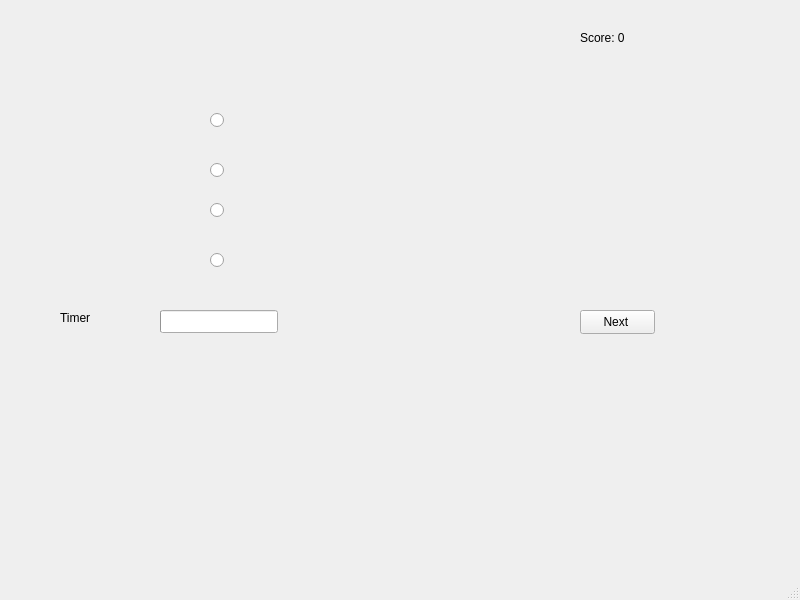
<?xml version="1.0" encoding="UTF-8"?>
<ui version="4.0">
 <class>MainWindow</class>
 <widget class="QMainWindow" name="MainWindow">
  <property name="geometry">
   <rect>
    <x>0</x>
    <y>0</y>
    <width>800</width>
    <height>600</height>
   </rect>
  </property>
  <property name="windowTitle">
   <string>MainWindow</string>
  </property>
  <widget class="QWidget" name="centralwidget">
   <widget class="QLabel" name="questionLabel">
    <property name="geometry">
     <rect>
      <x>88</x>
      <y>35</y>
      <width>171</width>
      <height>31</height>
     </rect>
    </property>
    <property name="text">
     <string/>
    </property>
   </widget>
   <widget class="QRadioButton" name="radioA">
    <property name="geometry">
     <rect>
      <x>210</x>
      <y>110</y>
      <width>89</width>
      <height>20</height>
     </rect>
    </property>
    <property name="text">
     <string/>
    </property>
   </widget>
   <widget class="QRadioButton" name="radioB">
    <property name="geometry">
     <rect>
      <x>210</x>
      <y>160</y>
      <width>89</width>
      <height>20</height>
     </rect>
    </property>
    <property name="text">
     <string/>
    </property>
   </widget>
   <widget class="QRadioButton" name="radioC">
    <property name="geometry">
     <rect>
      <x>210</x>
      <y>200</y>
      <width>89</width>
      <height>20</height>
     </rect>
    </property>
    <property name="text">
     <string/>
    </property>
   </widget>
   <widget class="QRadioButton" name="radioD">
    <property name="geometry">
     <rect>
      <x>210</x>
      <y>250</y>
      <width>89</width>
      <height>20</height>
     </rect>
    </property>
    <property name="text">
     <string/>
    </property>
   </widget>
   <widget class="QPushButton" name="nextButton">
    <property name="geometry">
     <rect>
      <x>580</x>
      <y>310</y>
      <width>75</width>
      <height>24</height>
     </rect>
    </property>
    <property name="text">
     <string>Next </string>
    </property>
   </widget>
   <widget class="QLabel" name="scoreLabel">
    <property name="geometry">
     <rect>
      <x>580</x>
      <y>30</y>
      <width>49</width>
      <height>16</height>
     </rect>
    </property>
    <property name="text">
     <string>Score: 0</string>
    </property>
   </widget>
   <widget class="QProgressBar" name="timeBar">
    <property name="geometry">
     <rect>
      <x>160</x>
      <y>310</y>
      <width>118</width>
      <height>23</height>
     </rect>
    </property>
    <property name="maximum">
     <number>10</number>
    </property>
    <property name="value">
     <number>-1</number>
    </property>
   </widget>
   <widget class="QLabel" name="timerLabel">
    <property name="geometry">
     <rect>
      <x>60</x>
      <y>310</y>
      <width>49</width>
      <height>16</height>
     </rect>
    </property>
    <property name="text">
     <string>Timer</string>
    </property>
   </widget>
  </widget>
  <widget class="QMenuBar" name="menubar">
   <property name="geometry">
    <rect>
     <x>0</x>
     <y>0</y>
     <width>800</width>
     <height>22</height>
    </rect>
   </property>
  </widget>
  <widget class="QStatusBar" name="statusbar"/>
 </widget>
 <resources/>
 <connections/>
</ui>
